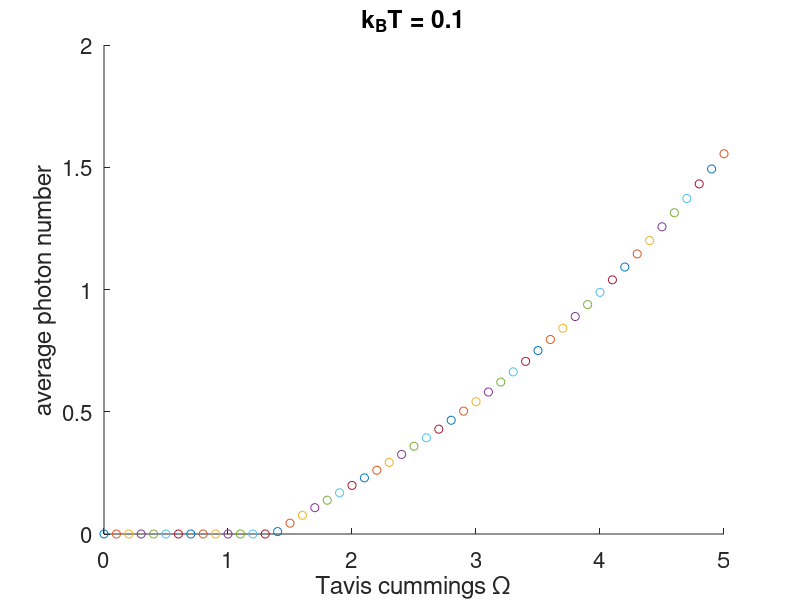

Recreate this plot in MATLAB.
%% This is the program to determine the first order derivative of phi(y)
clear
clc
%close all
clf
% units are taken to be \hbar=m=k_B=1
kr = 0.22;
delta = 0.2;
OmegaTilde = 2.5;
 for OmegaTilde=0:0.1:5
omega_c = 1;
T = 0.1;
% for T = 0.01:0.01:0.5 
beta = 1/T;

maxKZ = 10;

eta = @(kz,y) sqrt((kr*kz+delta).^2+(OmegaTilde/2)^2*y);
S = @(y) quadgk(@(kz) exp(-beta*kz.^2/2)*2.*cosh(beta*eta(kz,y)),-maxKZ,maxKZ);
Q = @(y) beta*quadgk(@(kz) exp(-beta*kz.^2/2).*sinh(beta*eta(kz,y))*(OmegaTilde/2)^2./eta(kz,y),-maxKZ,maxKZ);
FirstOrder = @(y) -beta*omega_c+Q(y)./S(y);
[y0,fval]=fsolve(FirstOrder, 0.0, optimset('Display','iter'));
y0
pQpy = @(y) beta*(OmegaTilde/2)^4*quadgk(@(kz) exp(-beta*kz.^2/2).*...
    (beta/2*cosh(beta*eta(kz,y))-...
    sinh(beta*eta(kz,y))/2./eta(kz,y))./(eta(kz,y).^2),-maxKZ,maxKZ);
SecondOrder = @(y) (pQpy(y).*S(y)-Q(y).^2)./(S(y).^2);
SecondOrder(y0)
phi = @(y) -beta*omega_c*y+log(S(y));
% figure(1)
% ay = 0:0.01:1;
% for y = ay
%     scatter(y,phi(y))
%     hold on
% end
% hold off
% xlabel('y')
% ylabel('\phi(y)')
% title(['d^2\phi(y)/d y^2 =', num2str(SecondOrder(y0)) ])
figure(2)
hold on
if y0>0
    scatter(OmegaTilde,y0)
else
    scatter(OmegaTilde,0)
end
hold off
end
set(gca,'fontsize',16)
xlabel('Tavis cummings \Omega')
ylabel('average photon number')
title(['k_BT = ',num2str(T)])
% figure(3)
% hold on
% if y0>0
%     scatter(T,y0)
% else
%     scatter(T,0)
% end
% hold off
% end
% set(gca,'fontsize',16)
% xlabel('Temperature')
% ylabel('average photon number')
% title(['Tavis Cummings \Omega = ',num2str(OmegaTilde)])